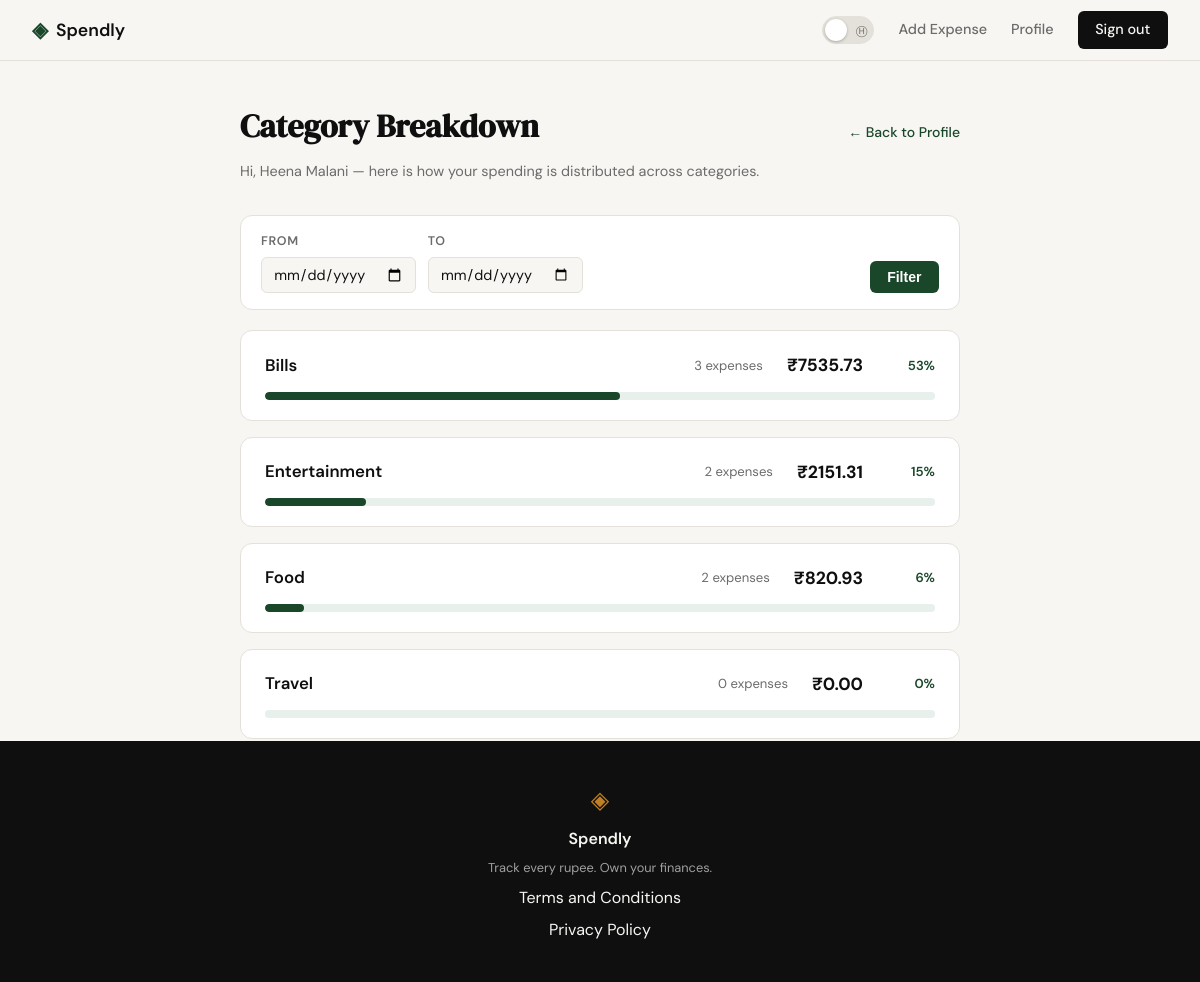
Screenshot of /profile/categories (signed in) with the database file from the repository.
### tables this page shows
CREATE TABLE categories (
            id         INTEGER PRIMARY KEY AUTOINCREMENT,
            user_id    INTEGER NOT NULL REFERENCES users(id) ON DELETE CASCADE,
            name       TEXT    NOT NULL,
            created_at TIMESTAMP DEFAULT CURRENT_TIMESTAMP
        );

### app.py (the view)
@app.route("/profile/categories")
@login_required
def category_breakdown():
    from_date, to_date = _parse_date_params()
    conn = get_db()
    try:
        categories = conn.execute(
            """
            SELECT c.name,
                   COUNT(e.id)                AS count,
                   COALESCE(SUM(e.amount), 0) AS total
            FROM categories c
            LEFT JOIN expenses e
                   ON e.category_id = c.id
                  AND e.user_id = ?
                  AND (? IS NULL OR e.date >= ?)
                  AND (? IS NULL OR e.date <= ?)
            WHERE c.user_id = ?
            GROUP BY c.id
            ORDER BY total DESC
            """,
            (session["user_id"], from_date, from_date, to_date, to_date, session["user_id"])
        ).fetchall()
        grand_total = conn.execute(
            """
            SELECT COALESCE(SUM(amount), 0) AS total
            FROM expenses
            WHERE user_id = ?
              AND (? IS NULL OR date >= ?)
              AND (? IS NULL OR date <= ?)
            """,
            (session["user_id"], from_date, from_date, to_date, to_date)
        ).fetchone()
    finally:
        conn.close()
    return render_template(
        "categories.html",
        categories=categories,
        grand_total=grand_total["total"],
        user_name=session["user_name"],
        from_date=from_date,
        to_date=to_date,
    )

### app.py (called while the page is built)
def login_required(f):
    @wraps(f)
    def decorated(*args, **kwargs):
        if "user_id" not in session:
            flash("Please sign in to continue.", "error")
            return redirect(url_for("login"))
        return f(*args, **kwargs)
    return decorated

def _parse_date_params():
    from_date = request.args.get("from", "").strip() or None
    to_date   = request.args.get("to",   "").strip() or None
    for val in (from_date, to_date):
        if val and not _DATE_RE.match(val):
            flash("Invalid date format — use YYYY-MM-DD.", "error")
            return None, None
    return from_date, to_date

### database/db.py (called while the page is built)
def get_db():
    conn = sqlite3.connect(DATABASE)
    conn.row_factory = sqlite3.Row
    conn.execute("PRAGMA foreign_keys = ON")
    return conn

### templates/categories.html (shortened to what this page needs)
{% extends "base.html" %}
{% block content %}
<div class="cat-page">
    <div class="cat-header">
        <h1 class="cat-title">Category Breakdown</h1>
        <a href="{{ url_for('profile') }}" class="back-link">&larr; Back to Profile</a>
    </div>
    <p class="cat-subtitle">Hi, {{ user_name }} — here is how your spending is distributed across categories.</p>
    <form class="date-filter-form" method="get" action="">
        <div class="filter-fields">
            <label class="filter-label">
                From
                <input class="filter-input" type="date" name="from" value="{{ from_date or '' }}">
            </label>
            <label class="filter-label">
                To
                <input class="filter-input" type="date" name="to" value="{{ to_date or '' }}">
            </label>
        </div>
        <div class="filter-actions">
            <button class="filter-btn" type="submit">Filter</button>
        </div>
    </form>
    {% set has_expenses = categories | selectattr('count', 'gt', 0) | list | length > 0 %}
    {% if not has_expenses %}
        <div class="cat-empty">
            <span class="cat-empty-icon">&#128184;</span>
            <h2 class="cat-empty-heading">No expenses recorded yet</h2>
            <p class="cat-empty-text">Once you add some expenses, your category breakdown will appear here.</p>
        </div>
    {% else %}
        <div class="cat-list">
            {% for cat in categories %}
            <div class="cat-card">
                <div class="cat-card-top">
                    <span class="cat-name">{{ cat['name'] }}</span>
                    <div class="cat-meta">
                        <span class="cat-count">{{ cat['count'] }} expense{{ 's' if cat['count'] != 1 else '' }}</span>
                        <span class="cat-amount">&#8377;{{ "%.2f"|format(cat['total']) }}</span>
                        <span class="cat-pct">
                            {% if grand_total > 0 %}
                                {{ "%.0f"|format(cat['total'] / grand_total * 100) }}%
                            {% else %}
                                0%
                            {% endif %}
                        </span>
                    </div>
                </div>
                <div class="bar-track">
                    <div class="bar-fill" style="width: {% if grand_total > 0 %}{{ "%.2f"|format(cat['total'] / grand_total * 100) }}%{% else %}0%{% endif %};"></div>
                </div>
            </div>
            {% endfor %}
        </div>
    {% endif %}
</div>
{% endblock %}

### static/css/style.css (style rules this page uses)
:root { --ink: #0f0f0f; --ink-soft: #2d2d2d; --ink-muted: #6b6b6b; --ink-faint: #a0a0a0; --paper: #f7f6f3; --paper-warm: #f0ede6; --paper-card: #ffffff; --accent: #1a472a; --accent-light: #e8f0eb; --accent-2: #c17f24; --accent-2-light: #fdf3e3; --danger: #c0392b; --danger-light: #fdecea; --border: #e4e1da; --border-soft: #eeebe4; --font-display: 'DM Serif Display', Georgia, serif; --font-body: 'DM Sans', system-ui, sans-serif; --max-width: 1200px; --auth-width: 440px; --radius-sm: 6px; --radius-md: 12px; --radius-lg: 20px; }
*, *::before, *::after { box-sizing: border-box; margin: 0; padding: 0; }
html { font-size: 16px; scroll-behavior: smooth; }
body { background: var(--paper); color: var(--ink); font-family: var(--font-body); font-size: 1rem; line-height: 1.6; -webkit-font-smoothing: antialiased; }
a { color: inherit; text-decoration: none; }

### templates/categories.html (style rules this page uses)
.cat-page { max-width: 760px; margin: 2.5rem auto; padding: 0 1.25rem; font-family: var(--font-body); }
.cat-header { display: flex; align-items: baseline; justify-content: space-between; flex-wrap: wrap; gap: 0.75rem; margin-bottom: 0.5rem; }
.cat-title { font-family: var(--font-display); font-size: 2rem; color: var(--ink); margin: 0; }
.cat-subtitle { font-size: 0.9rem; color: var(--ink-muted); margin: 0 0 2rem; }
.back-link { font-size: 0.875rem; color: var(--accent); text-decoration: none; font-weight: 500; }
.cat-list { display: flex; flex-direction: column; gap: 1rem; }
.cat-card { background: var(--paper-card); border: 1px solid var(--border); border-radius: var(--radius-md); padding: 1.25rem 1.5rem; }
.cat-card-top { display: flex; align-items: center; justify-content: space-between; flex-wrap: wrap; gap: 0.5rem; margin-bottom: 0.75rem; }
.cat-name { font-size: 1.05rem; font-weight: 600; color: var(--ink); }
.cat-meta { display: flex; align-items: center; gap: 1.5rem; flex-wrap: wrap; }
.cat-amount { font-size: 1.1rem; font-weight: 700; color: var(--ink); }
.cat-count { font-size: 0.82rem; color: var(--ink-muted); }
.cat-pct { font-size: 0.82rem; font-weight: 600; color: var(--accent); min-width: 3rem; text-align: right; }
.bar-track { width: 100%; height: 8px; background: var(--accent-light); border-radius: var(--radius-lg); overflow: hidden; }
.bar-fill { height: 100%; background: var(--accent); border-radius: var(--radius-lg); transition: width 0.3s ease; min-width: 0; }
.date-filter-form { display: flex; flex-wrap: wrap; align-items: flex-end; gap: 0.75rem; margin-bottom: 1.25rem; padding: 1rem 1.25rem; background: var(--paper-card); border: 1px solid var(--border); border-radius: var(--radius-md); }
.filter-fields { display: flex; gap: 0.75rem; flex-wrap: wrap; flex: 1; }
.filter-label { display: flex; flex-direction: column; gap: 0.3rem; font-size: 0.78rem; font-weight: 600; text-transform: uppercase; letter-spacing: 0.05em; color: var(--ink-muted); }
.filter-input { padding: 0.45rem 0.7rem; border: 1px solid var(--border); border-radius: var(--radius-sm); background: var(--paper); color: var(--ink); font-size: 0.9rem; font-family: var(--font-body); }
.filter-actions { display: flex; align-items: center; gap: 0.75rem; }
.filter-btn { padding: 0.5rem 1.1rem; background: var(--accent); color: #fff; border: none; border-radius: var(--radius-sm); font-size: 0.875rem; font-weight: 600; cursor: pointer; transition: opacity 0.15s; }

### rows the page displays
categories: name "Bills", count "3", count "s", total "7535.73", cat "53", {{ "%.2f"|format(cat['total'] / grand_total * 100) }} 53.04 (drawn)
categories: name "Entertainment", count "2", count "s", total "2151.31", cat "15", {{ "%.2f"|format(cat['total'] / grand_total * 100) }} 15.14 (drawn)
categories: name "Food", count "2", count "s", total "820.93", cat "6", {{ "%.2f"|format(cat['total'] / grand_total * 100) }} 5.78 (drawn)
categories: name "Travel", count "0", count "s", total "0.00", cat "0"

### other values shown
{{ user_name }} "Heena Malani"
